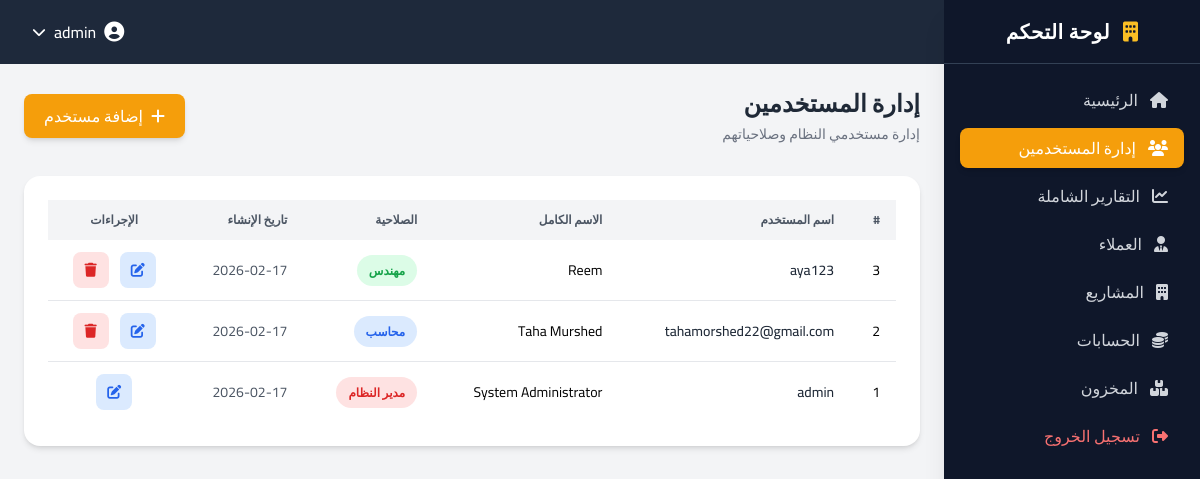
The app's page /modules/users/list.php (signed in) with its own data.
### tables this page shows
CREATE TABLE `users` (
  `id` int NOT NULL,
  `username` varchar(50) NOT NULL,
  `password` varchar(255) NOT NULL,
  `full_name` varchar(100) DEFAULT NULL,
  `role_id` int NOT NULL,
  `created_at` timestamp NULL DEFAULT CURRENT_TIMESTAMP
);

CREATE TABLE `roles` (
  `id` int NOT NULL,
  `role_name` varchar(50) NOT NULL
);

### modules/users/list.php (the view, shortened to what this page needs)
<?php
require_once '../../config/database.php';
$stmt = $conn->prepare("
    SELECT u.id, u.username, u.full_name, u.created_at,
           r.role_name
    FROM users u
    JOIN roles r ON u.role_id = r.id
    ORDER BY u.id DESC
");
$stmt->execute();
$users = $stmt->get_result();
?>
<?php include '../../includes/header.php'; ?>
<?php include '../../includes/sidebar.php'; ?>
<div class="lg:mr-64 p-6 min-h-screen bg-gray-100">
    <div class="flex flex-col md:flex-row md:items-center md:justify-between mb-8 gap-4">
        <div>
            <h1 class="text-2xl font-semibold text-gray-800">إدارة المستخدمين</h1>
            <p class="text-gray-500 text-sm mt-1">
                إدارة مستخدمي النظام وصلاحياتهم
            </p>
        </div>
        <a href="add.php"
           class="inline-flex items-center bg-amber-500 hover:bg-amber-600 text-white font-medium px-5 py-2.5 rounded-lg shadow-md hover:shadow-lg transition">
            <i class="fa fa-plus ml-2"></i> إضافة مستخدم
        </a>
    </div>
    <div class="bg-white rounded-2xl shadow-md p-6">
        <div class="overflow-x-auto">
            <table class="w-full text-sm text-right">
                <thead>
                    <tr class="bg-gray-100 text-gray-600 uppercase text-xs">
                        <th class="px-4 py-3">#</th>
                        <th class="px-4 py-3">اسم المستخدم</th>
                        <th class="px-4 py-3">الاسم الكامل</th>
                        <th class="px-4 py-3">الصلاحية</th>
                        <th class="px-4 py-3">تاريخ الإنشاء</th>
                        <th class="px-4 py-3 text-center">الإجراءات</th>
                    </tr>
                </thead>
                <tbody class="divide-y">
                <?php if ($users->num_rows > 0): ?>
                    <?php while ($row = $users->fetch_assoc()): ?>
                        <?php
                        $role = strtolower($row['role_name']);
                        $badgeClass = match($role) {
                            'admin'       => 'bg-red-100 text-red-600',
                            'accountant'  => 'bg-blue-100 text-blue-600',
                            'engineer'    => 'bg-green-100 text-green-600',
                            'storekeeper' => 'bg-purple-100 text-purple-600',
                            default       => 'bg-gray-100 text-gray-600'
                        };
                        $role_ar = match($role) {
                            'admin'       => 'مدير النظام',
                            'accountant'  => 'محاسب',
                            'engineer'    => 'مهندس',
                            'storekeeper' => 'أمين مخزن',
                            default       => htmlspecialchars($row['role_name'])
                        };
                        ?>
                        <tr class="hover:bg-gray-50 transition">
                            <td class="px-4 py-3">
                                <?= $row['id'] ?>
                            </td>
                            <td class="px-4 py-3 font-medium text-gray-800">
                                <?= htmlspecialchars($row['username']) ?>
                            </td>
                            <td class="px-4 py-3">
                                <?= htmlspecialchars($row['full_name']) ?>
                            </td>
                            <td class="px-4 py-3">
                                <span class="px-3 py-1 rounded-full text-xs font-semibold <?= $badgeClass ?>">
                                    <?= $role_ar ?>
                                </span>
                            </td>
                            <td class="px-4 py-3 text-gray-600">
                                <?= date("Y-m-d", strtotime($row['created_at'])) ?>
                            </td>
                            <td class="px-4 py-3 text-center space-x-2 space-x-reverse">
                                <a href="edit.php?id=<?= $row['id'] ?>"
                                   class="inline-flex items-center justify-center w-9 h-9 rounded-lg bg-blue-100 text-blue-600 hover:bg-blue-600 hover:text-white transition">
                                    <i class="fa fa-edit"></i>
                                </a>
                                <?php if ($row['id'] != $_SESSION['user_id']): ?>
                                    <a href="delete.php?id=<?= $row['id'] ?>"
                                       onclick="return confirm('هل أنت متأكد من حذف هذا المستخدم؟')"
                                       class="inline-flex items-center justify-center w-9 h-9 rounded-lg bg-red-100 text-red-600 hover:bg-red-600 hover:text-white transition">
                                        <i class="fa fa-trash"></i>
                                    </a>
                                <?php endif; ?>
                            </td>
                        </tr>
                    <?php endwhile; ?>
                <?php endif; ?>
                </tbody>
            </table>
        </div>
    </div>
</div>
<?php
include '../../includes/footer.php';
?>

### includes/header.php (shortened to what this page needs)
<!DOCTYPE html>
<html lang="ar" dir="rtl">
<head>
    <link rel="stylesheet" href="https://cdnjs.cloudflare.com/ajax/libs/font-awesome/6.5.0/css/all.min.css">
    <script src="https://cdn.tailwindcss.com"></script>
</head>
<body class="bg-gray-100 font-cairo">
<nav class="bg-primary shadow-lg lg:mr-64">
    <div class="max-w-7xl mx-auto px-4 sm:px-6 lg:px-8">
        <div class="flex justify-end items-center h-16">
            <div class="relative">
                <button onclick="toggleDropdown()"
                        class="flex items-center space-x-2 space-x-reverse text-white hover:text-secondary transition duration-200 focus:outline-none">
                    <i class="fa-solid fa-user-circle text-xl"></i>
                    <span class="hidden sm:block font-medium">
                        <?php echo $_SESSION['username'] ?? 'ضيف'; ?>
                    </span>
                    <i class="fa-solid fa-chevron-down text-sm"></i>
                </button>
            </div>
        </div>
    </div>
</nav>
</body>
</html>

### includes/sidebar.php (shortened to what this page needs)
<?php
$current_page = basename($_SERVER['PHP_SELF']);
$role = $_SESSION['role'] ?? '';
?>
<aside id="sidebar"
    class="fixed top-0 right-0 h-full w-64 bg-slate-900 text-gray-300 shadow-xl transform translate-x-full lg:translate-x-0 transition-transform duration-300 z-40">
    <div class="flex items-center justify-center h-16 border-b border-slate-700">
        <h2 class="text-xl font-semibold text-white tracking-wide">
            <i class="fa fa-building text-amber-400 ml-2"></i> لوحة التحكم
        </h2>
    </div>
    <nav class="p-4 space-y-2 overflow-y-auto h-[calc(100%-4rem)]">
        <a href="/construction_system/dashboard.php"
           class="flex items-center px-4 py-2 rounded-lg transition-all duration-200
           <?= ($current_page == 'dashboard.php' || $current_page == 'dashboard.php.php') ? 'bg-amber-500 text-white shadow-md' : 'hover:bg-slate-800 hover:text-white' ?>">
            <i class="fa fa-home ml-3"></i>
            <span>الرئيسية</span>
        </a>
        <?php if($role == 'Admin'): ?>
            <?php sidebarLink("users/list.php","fa-users","إدارة المستخدمين",$current_page); ?>
        <?php endif; ?>
        <a href="/construction_system/logout.php"
           class="flex items-center px-4 py-2 mt-4 rounded-lg text-red-400 hover:bg-red-500 hover:text-white transition">
            <i class="fa fa-sign-out-alt ml-3"></i>
            <span>تسجيل الخروج</span>
        </a>
    </nav>
</aside>
<?php
function sidebarLink($path, $icon, $label, $current_page){
    $current_url = $_SERVER['REQUEST_URI'];
    $full_link = "/construction_system/modules/".$path;
    $active = strpos($current_url, $full_link) !== false;
    $classes = $active
        ? "bg-amber-500 text-white shadow-md"
        : "hover:bg-slate-800 hover:text-white";
    echo '
    <a href="'.$full_link.'"
       class="flex items-center px-4 py-2 rounded-lg transition-all duration-200 '.$classes.'">
        <i class="fa '.$icon.' ml-3"></i>
        <span>'.$label.'</span>
    </a>';
}
?>

### includes/footer.php (shortened to what this page needs)
</body>
</html>

### records on screen
users: id "3", username "aya123", full_name "Reem", role.role_name "مهندس", created_at "2026-02-17"
users: id "2", username "tahamorshed22@gmail.com", full_name "Taha Murshed", role.role_name "محاسب", created_at "2026-02-17"
users: id "1", username "admin", full_name "System Administrator", role.role_name "مدير النظام", created_at "2026-02-17"

### other values on screen
$_SESSION['username'] "admin"
$label "إدارة المستخدمين التقارير الشاملة العملاء المشاريع الحسابات المخزون"
